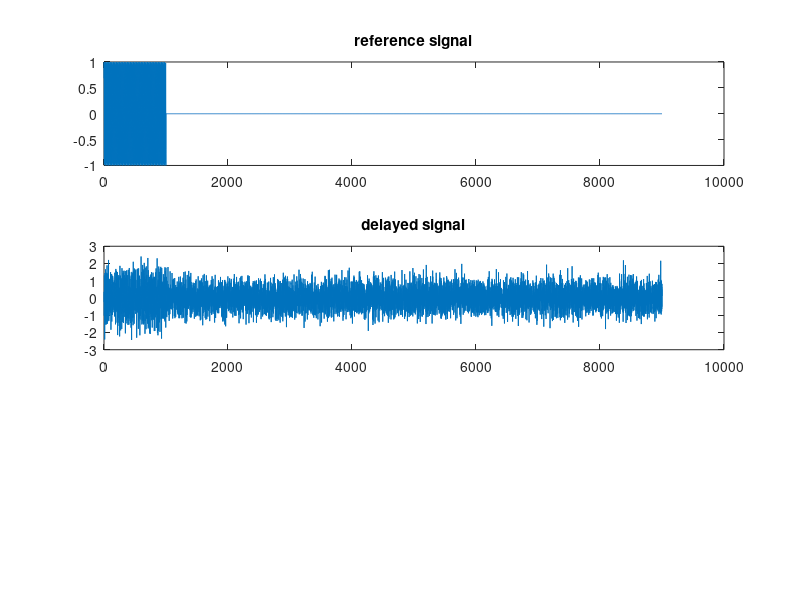

This chart was generated by the following MATLAB code: (Note: this script raises an error after producing the figure.)
clc;
clear all;
delay = input('Enter Delay ');
snr=input('Enter SNR in dB ');
t=1:1000;
y=sin(24*pi*t/100);
x=zeros(1,1000);
refer=[y x x x x x x x x];
subplot(311);
plot(refer);
title('reference signal');
transmit=[zeros(1,delay) y x x x x x x x zeros(1,1000-delay)];
transmit=awgn(transmit,snr);
subplot(312);
plot(transmit);
title('delayed signal');
l=min(length(refer),length(transmit))-1;
[xcf,lags,bounds]=crosscorr(refer,transmit,l);
subplot(313);
plot(lags,xcf);
title('cross-correlation plot');
[m i] = max(xcf);
display(lags(i));
